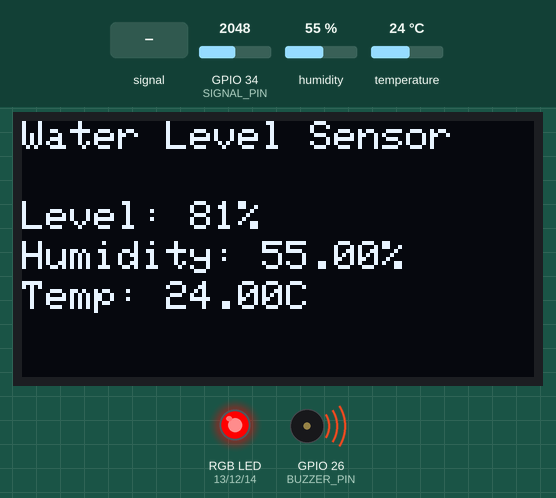
This sketch was run on a simulated ESP32. Shown: 128×64 one-colour display, an RGB LED mixed from three pins (HIGH = lit), buzzer (waves = sounding, pin HIGH). Inputs (shaded band) come from the test bench; at power-on: GPIO 34 (SIGNAL_PIN) = 2048, humidity 55 %, temperature 24 °C. WiFi joins after 1.5 s; servers stay silent unless stated; pins used as bus, display or sensor lines are not drawn; what the sketch prints to the serial monitor is not drawn.

Above: at 3.7 s.
3.8 s: GPIO 34 (SIGNAL_PIN) fed a 200 Hz sine of ±1023 counts around its level
At 5.4 s:
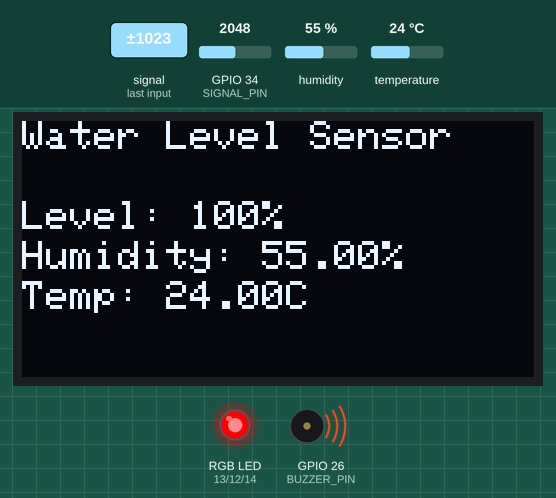
8.6 s: GPIO 34 (SIGNAL_PIN) set to 491
At 10.4 s:
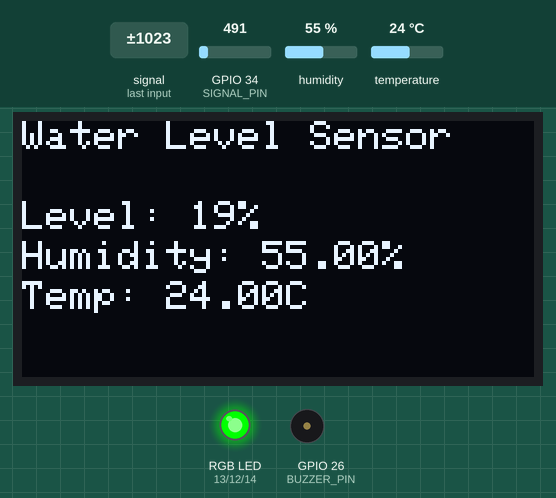
10.7 s: humidity set to 22 %
At 12.9 s:
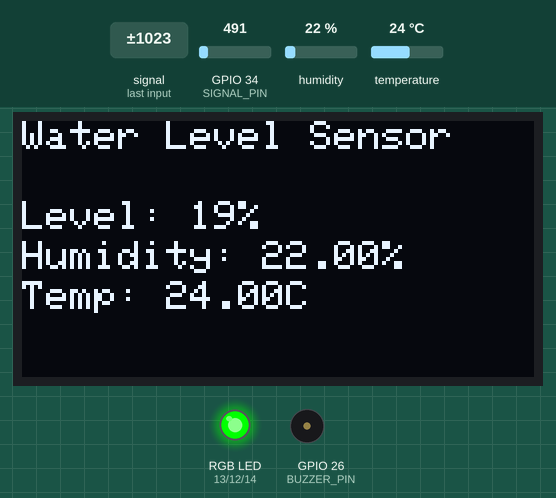
13.8 s: temperature set to 12 °C
At 16.5 s:
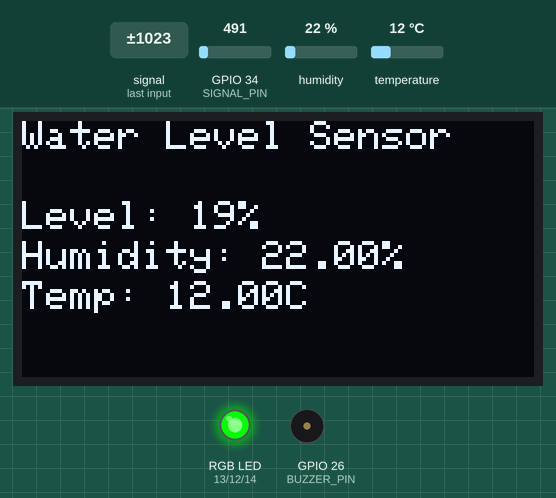
16.8 s: GPIO 34 (SIGNAL_PIN) set to 60
At 19.1 s:
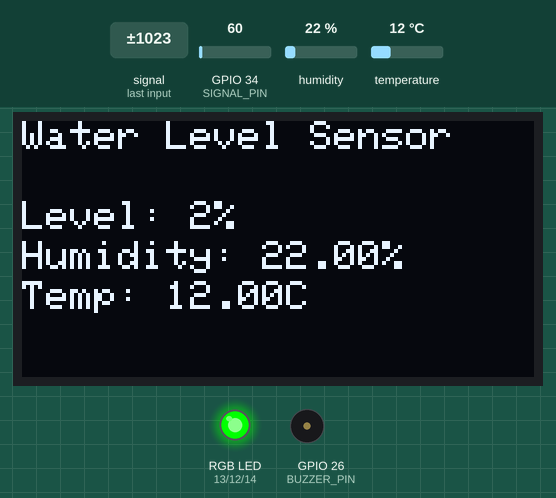
19.9 s: humidity set to 40 %
At 22.7 s:
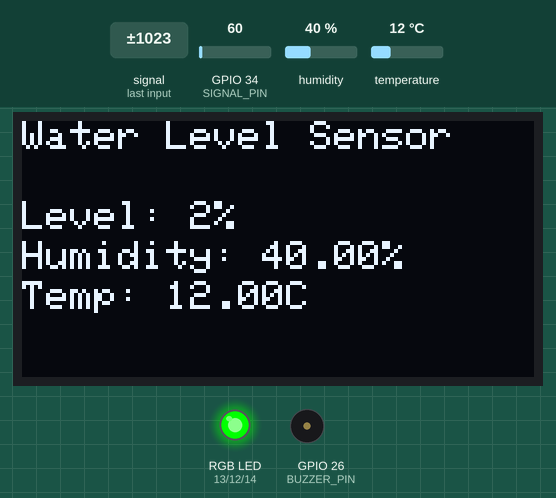
Timing chart, 0 to 24.0 s (numbered marks = the images above; inputs shaded):
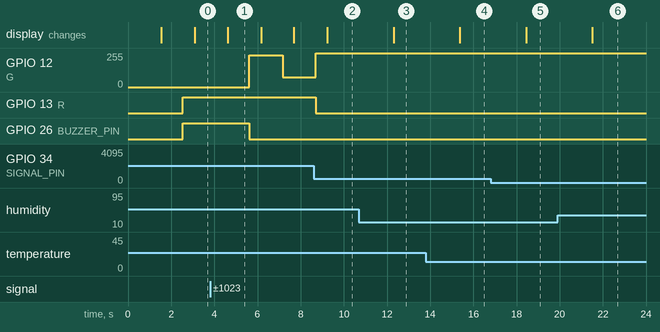

The sketch:

ESP32_-_WATER_LEVEL_SENSOR.ino
```cpp
#include <Firebase_ESP_Client.h>
#include <WiFi.h>

#include <Adafruit_GFX.h>
#include <Adafruit_SSD1306.h>
#include <Wire.h>
#include <DHT.h>

#include <addons/TokenHelper.h>
#include <addons/RTDBHelper.h>

//PINS
//RGB LIGHTS
#define R 13
#define G 12
#define B 14
#define BUZZER_PIN 26

// OLED DISPLAY CONFIG
#define SCREEN_WIDTH 128
#define SCREEN_HEIGHT 64
Adafruit_SSD1306 display(SCREEN_WIDTH, SCREEN_HEIGHT, &Wire, -1);

// WATER LEVEL SENSOR
#define POWER_PIN  18
#define SIGNAL_PIN 34 //sensor pin
int value = 0;
int percentage = 0;
const int SENSOR_MAX_VALUE = 2500;

//DHT11 CONFIG
#define DHT_PIN 27
#define DHT_TYPE DHT11
DHT dht (DHT_PIN, DHT_TYPE);

// CONNECT TO WIFI
#define WIFI_SSID "aye"
#define WIFI_PASSWORD "okay12345678"

//FIREBASE CONFIGURATION
#define USER_EMAIL "iamesp32@gmail.com";
#define USER_PASSWORD "passwordaye321";
#define API_KEY "AIzaSyCSxMoC0UmEprBwHPV42uWXF5E03WcPVzo"
#define DATABASE_URL "https://waterlevelderictory-default-rtdb.firebaseio.com/"
FirebaseData fbdo;
FirebaseAuth auth;
FirebaseConfig config;
String uid;
unsigned long sendDataPrevMillis = 0;

void WifiConnection(){
  pinMode(R, OUTPUT);
  pinMode(G, OUTPUT);
  pinMode(B, OUTPUT);
  pinMode(BUZZER_PIN, OUTPUT);

  //CONNECT TO WIFI
  WiFi.begin(WIFI_SSID, WIFI_PASSWORD);
  Serial.print("Connecting to Wi-Fi");
  while (WiFi.status() != WL_CONNECTED) {
    Serial.print(".");
    delay(300);
  }
  Serial.println();
  Serial.print("Connected with IP: ");
  Serial.println(WiFi.localIP());
  Serial.println();
}

void LoginFirebaseSetup(){
  //FIREBASE CONFIGURATION
  config.api_key = API_KEY;
  config.database_url = DATABASE_URL;
  auth.user.email = USER_EMAIL;
  auth.user.password = USER_PASSWORD;
  Firebase.reconnectWiFi(true);
  fbdo.setResponseSize(4096);
  config.token_status_callback = tokenStatusCallback;
  config.max_token_generation_retry = 5;
  config.timeout.serverResponse = 10 * 1000;
  Firebase.begin(&config, &auth);
  Serial.println("Getting User UID");
  while ((auth.token.uid) == "") {
    Serial.print('.');
    delay(1000);
  }
  uid = auth.token.uid.c_str();
  Serial.print("User UID: ");
  Serial.print(uid);
  Firebase.setDoubleDigits(5);
}

void setup() {
  Serial.begin(9600);
  WifiConnection(); //Wifi Function
  LoginFirebaseSetup(); //Firebase Function

  // WATER LEVEL SENSOR
  analogSetAttenuation(ADC_11db);
  pinMode(POWER_PIN, OUTPUT);
  digitalWrite(POWER_PIN, LOW);

  // OLED DISPLAY
  if (!display.begin(SSD1306_SWITCHCAPVCC, 0x3C)) {
    Serial.println(F("SSD1306 allocation failed"));
    for (;;);
  }
  delay(1000);
  display.clearDisplay();
  display.setTextColor(WHITE);

  dht.begin();//DHT11
}

void loop() {
  //Read Water Level
  digitalWrite(POWER_PIN, HIGH);
  delay(10);
  value = analogRead(SIGNAL_PIN);
  digitalWrite(POWER_PIN, LOW);

  percentage = map(value, 0, SENSOR_MAX_VALUE, 0, 100);
  if (percentage > 100) {
    percentage = 100; // Ensure it never exceeds 100%
  }

  if (percentage > 75) {
    digitalWrite(BUZZER_PIN, HIGH);
  } else {
    digitalWrite(BUZZER_PIN, LOW);
  }

  updateRGBLights(percentage);

  //DHT11
  float humid = dht.readHumidity();
  float temp = dht.readTemperature();

  //FIREBASE
  if (Firebase.isTokenExpired()){
    Firebase.refreshToken(&config);
    Serial.println("Refresh token");
  }

  if (Firebase.ready() && (millis() - sendDataPrevMillis > 1000 || sendDataPrevMillis == 0)) {
    sendDataPrevMillis = millis();
    Serial.printf("Water Level : %s\n", Firebase.RTDB.setInt(&fbdo, F("/WaterLevel/height"), percentage) ? "ok" : fbdo.errorReason().c_str());
    Serial.printf("Water Level : %s\n", Firebase.RTDB.setInt(&fbdo, F("/DHT/humidity"), humid) ? "ok" : fbdo.errorReason().c_str());
    Serial.printf("Water Level : %s\n", Firebase.RTDB.setInt(&fbdo, F("/DHT/temperature"), temp) ? "ok" : fbdo.errorReason().c_str());
  }

  Serial.print("The water sensor value: ");
  Serial.println(value);
  Serial.print("Water Level: ");
  Serial.print(percentage);
  Serial.println("%");
  Serial.print("Temperature: ");
  Serial.println(temp);
  Serial.print("Humidity: ");
  Serial.println(humid);

  // Display on OLED
  display.clearDisplay();
  display.setTextSize(1);
  display.setCursor(0, 0);
  display.println("Water Level Sensor");
  display.setTextSize(1);
  display.setCursor(0, 20);
  display.print("Level: ");
  display.print(percentage);
  display.println("%");

  //DHT11 display
  display.setTextSize(1);
  display.setCursor(0, 30);
  display.print("Humidity: ");
  display.print(humid);
  display.print("%");

  display.setCursor(0, 40);
  display.print("Temp: ");
  display.print(temp);
  display.print("C");

  display.display();
  delay(1000);
}


void updateRGBLights(int percentage) {
  if (percentage <= 25) { // Level 1 - Green
    analogWrite(R, 0);
    analogWrite(G, 255);
    analogWrite(B, 0);
  } else if (percentage <= 50) { // Level 2 - Yellow
    analogWrite(R, 255);
    analogWrite(G, 239);
    analogWrite(B, 0);
  } else if (percentage <= 75) { // Level 3 - Orange
    analogWrite(R, 255);
    analogWrite(G, 75);
    analogWrite(B, 0);
  } else { // Level 4 - Red
    analogWrite(R, 255);
    analogWrite(G, 0);
    analogWrite(B, 0);
  }
}
```

Measured:
- after the input at 3.8 s, GPIO 12 (G): 0/255 → 239/255 after 1.8 s, → 75/255 1.5 s later; GPIO 26 (BUZZER_PIN): HIGH → LOW after 1.8 s; the display: changes after 0.81 s (image 1)
- after the input at 8.6 s, GPIO 13 (R): HIGH → LOW after 0.10 s; GPIO 26 (BUZZER_PIN): stays LOW (without the input it goes to HIGH after 1.6 s); the display: changes after 0.64 s (image 2)
- after the input at 10.7 s, the display: changes after 1.6 s (image 3)
- after the input at 13.8 s, the display: changes after 1.6 s (image 4)
- after the input at 16.8 s, the display: changes after 1.7 s (image 5)
- after the input at 19.9 s, the display: changes after 1.6 s (image 6)
- what the display in image 1 shows lasts 1.6 s, from 4.6 s to 6.2 s
